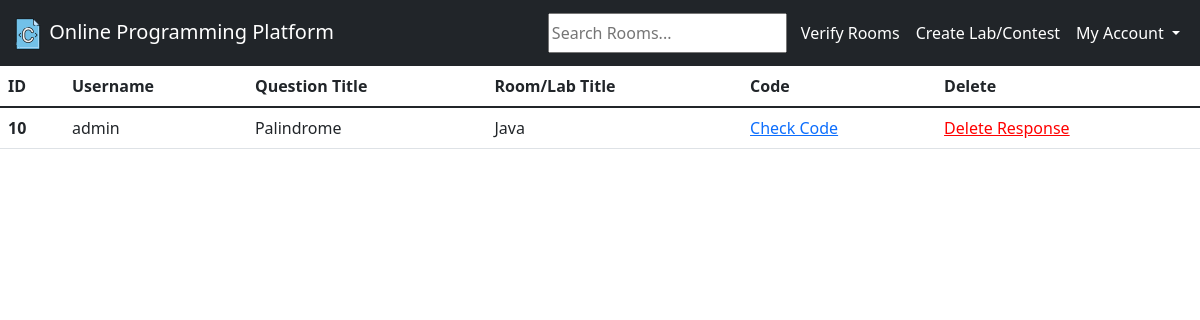
The page /room_responses/4 (signed in) on the database as committed earlier.
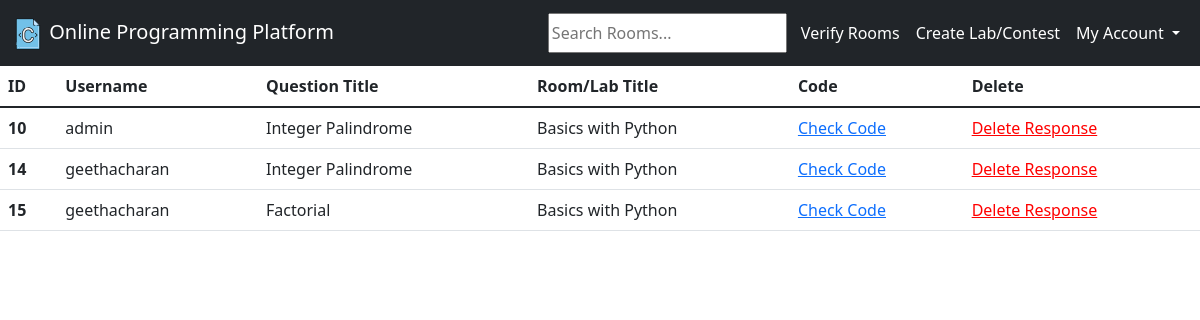
The same page on the database as committed later.
### base/models.py (models this page shows, shortened)
class Solution(models.Model):
    code = models.TextField()
    user = models.ForeignKey(User, on_delete=models.SET_NULL, null=True)
    question = models.ForeignKey(Question, on_delete=models.CASCADE)
    room = models.ForeignKey(Room, on_delete=models.CASCADE)
    input = models.TextField(null=True)
    updated = models.DateTimeField(auto_now=True)
    created = models.DateTimeField(auto_now_add=True)

class Question(models.Model):
    question_title = models.CharField(max_length=50)
    question_full = models.TextField()
    sample_test_case = models.TextField()
    updated = models.DateTimeField(auto_now=True)
    created = models.DateTimeField(auto_now_add=True)
    room = models.ForeignKey(Room, on_delete=models.CASCADE)
    def __str__(self):
        return self.question_title

class Room(models.Model):
    host = models.ForeignKey(User, on_delete=models.SET_NULL, null=True)
    name = models.CharField(max_length=200)
    description = models.TextField(null=True, blank=True)
    verified = models.BooleanField(default=False)
    updated = models.DateTimeField(auto_now=True)
    created = models.DateTimeField(auto_now_add=True)
    class Meta:
        ordering = ['-updated', '-created']
    def __str__(self):
        return self.name

### base/views.py (the view)
# urls.py: path('room_responses/<str:pk>', views.roomResponses, name="roomResponses"),
@login_required(login_url='login')
def roomResponses(request, pk):
    room = Room.objects.get(id=pk)
    if request.user.username not in [room.host.username, 'admin']:
        return HttpResponse("You can't do this ...")
    solutions = Solution.objects.filter(room=room)
    context = {'solutions': solutions, 'room': room}
    return render(request, "responses.html", context)

### templates/responses.html (shortened to what this page needs)
{% extends 'main.html' %}
{% block content %}
<table class="table table-hover">
    <thead>
    <tr>
        <th scope="col">ID</th>
        <th scope="col">Username</th>
        <th scope="col">Question Title</th>
        <th scope="col">Room/Lab Title</th>
        <th scope="col">Code</th>
        <th scope="col">Delete</th>
    </tr>
    </thead>
    <tbody>
    {% for sol in solutions %}
    <tr>
        <th scope="row">{{sol.id}}</th>
        <td>{{sol.user}}</td>
        <td>{{sol.question}}</td>
        <td>{{sol.room}}</td>
        <td><a href="//{{request.get_host}}/view_response/{{room.id}}/{{sol.question.id}}/{{sol.id}}/"> Check Code </a></td>
        <td><a style="color:red" href="//{{request.get_host}}/delete_response/{{room.id}}/{{sol.question.id}}/{{sol.id}}/"> Delete Response </a></td>
    </tr>
    {% endfor %}
    </tbody>
</table>
{% endblock %}

### templates/main.html (shortened to what this page needs)
<!DOCTYPE html>
<html lang="en">
<head>
    <link href="https://cdn.jsdelivr.net/npm/bootstrap@5.1.3/dist/css/bootstrap.min.css"
          rel="stylesheet"
>
</head>
<body>
    {% include 'navbar.html' %}
    {% block content %}
    {% endblock %}
</body>
</html>

### templates/navbar.html (shortened to what this page needs)
<nav class="navbar navbar-expand-lg navbar-dark bg-dark">
    <div class="container-fluid">
        <h2>
            <a class="navbar-brand" href="/home/">
                {% load static %}
                <img src="{% static 'images/c64.png' %}" alt=""
                     width="32" height="32" class="d-inline-block align-text-top">
                Online Programming Platform
            </a>
        </h2>
        {% if user.username %}
        <div class="collapse navbar-collapse" id="navbarSupportedContent">
            <ul class="navbar-nav ms-auto mb-2 mb-lg-0">
                <form class="d-flex" method="GET" action="/home/" style="padding-right:6px;">
                    <input type="text" name="q" placeholder="Search Rooms...">
                </form>
                {% if user.username == 'admin' %}
                <li class="nav-item">
                    <a class="nav-link active" href="/unverified_rooms">Verify Rooms</a>
                </li>
                {%endif%}
                <li class="nav-item">
                    <a class="nav-link active" href="/create_room">Create Lab/Contest</a>
                </li>
                <li class="nav-item dropdown">
                    <a class="nav-link active dropdown-toggle" href="#" id="navbarDropdown" role="button"
                       data-bs-toggle="dropdown" aria-expanded="false">
                        My Account
                    </a>
                </li>
            </ul>
        </div>
        {%endif%}
    </div>
</nav>

Rows that differ between the two databases and show on the page:
changed through a linked row, Solution "admin": question "Palindrome" → "Integer Palindrome"; room "Java" → "Basics with Python"
added Solution: id "14", user "geethacharan", question "Integer Palindrome", room "Basics with Python"
added Solution: id "15", user "geethacharan", question "Factorial", room "Basics with Python"
